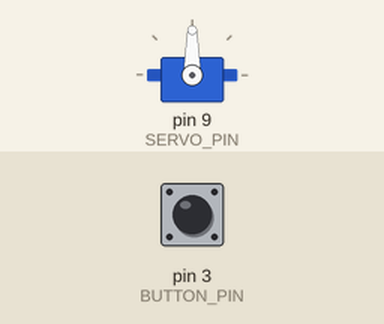
Recording of a sketch running on a simulated Arduino Uno, built with avr-gcc and run on an emulated ATmega328P. On the bench: servo. The inputs (shaded band) are chosen by the test bench; at power-on: pin 3 (BUTTON_PIN) HIGH.

Above: at 1.2 s.
1.3 s: pin 3 (BUTTON_PIN) pulled LOW for 1 s
At 1.45 s:
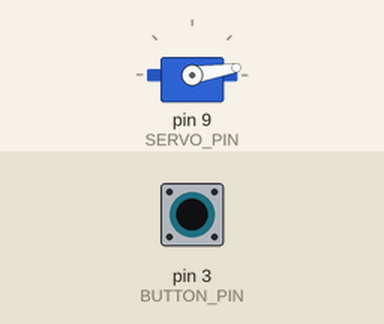
3.8 s: pin 3 (BUTTON_PIN) pulled LOW for 3.2 s
At 3.95 s:
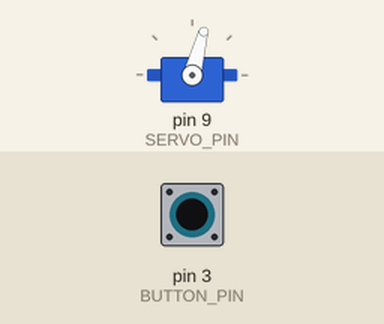
8.5 s: pin 3 (BUTTON_PIN) pulled LOW for 0.15 s
At 10.0 s:
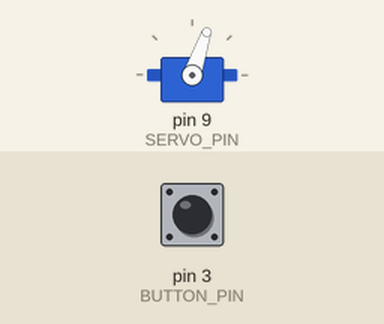
Timing chart, 0 to 11.5 s (numbered marks = the images above; inputs shaded):
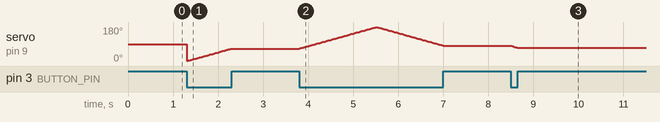

The sketch:

servoPush.ino
```cpp
#include <Servo.h>
const int SERVO_PIN=9;
const int BUTTON_PIN=3;
Servo myservo;
int pos;
bool flag;

void setup() {
  // put your setup code here, to run once:
  Serial.begin(9600);
  pinMode (BUTTON_PIN, INPUT);
  myservo.attach (SERVO_PIN);
}

void loop() {
  if (!digitalRead(BUTTON_PIN)){
    if (pos == 0)
      flag = 0;
    else if (pos == 180)
      flag = 1;

   !flag ? pos++ : pos--;

    myservo.write (pos);
  }
  delay  (15);
}
```

Measured:
- after the input at 3.8 s, servo on pin 9 (SERVO_PIN): rises from 66° to 179° in 1.7 s, then falls to 81° in 1.5 s
- after the input at 8.5 s, servo on pin 9 (SERVO_PIN): 81° → 71° at once
